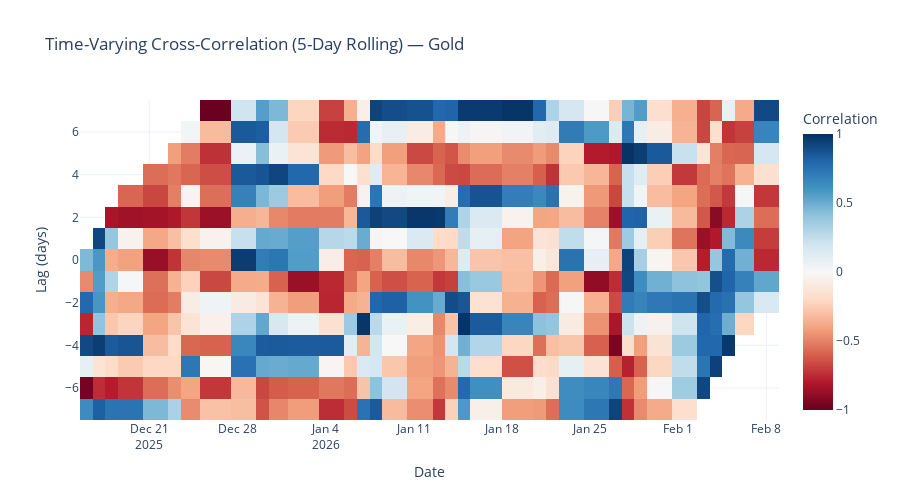
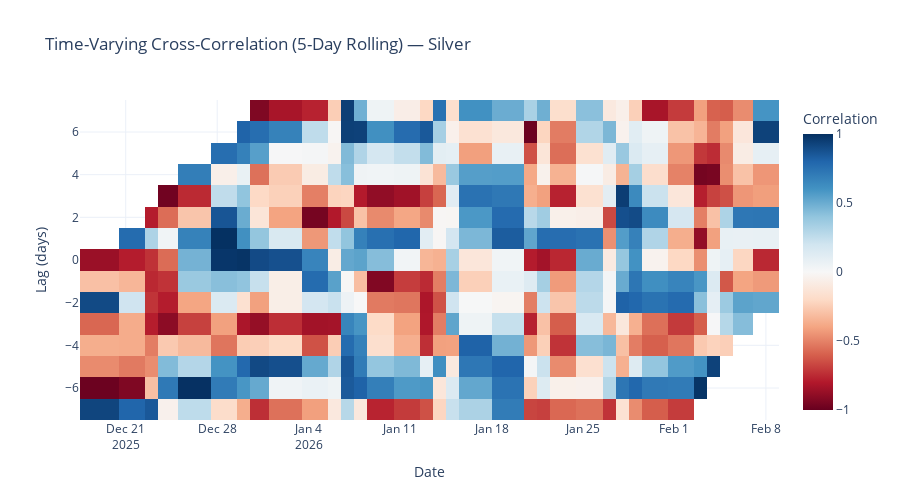
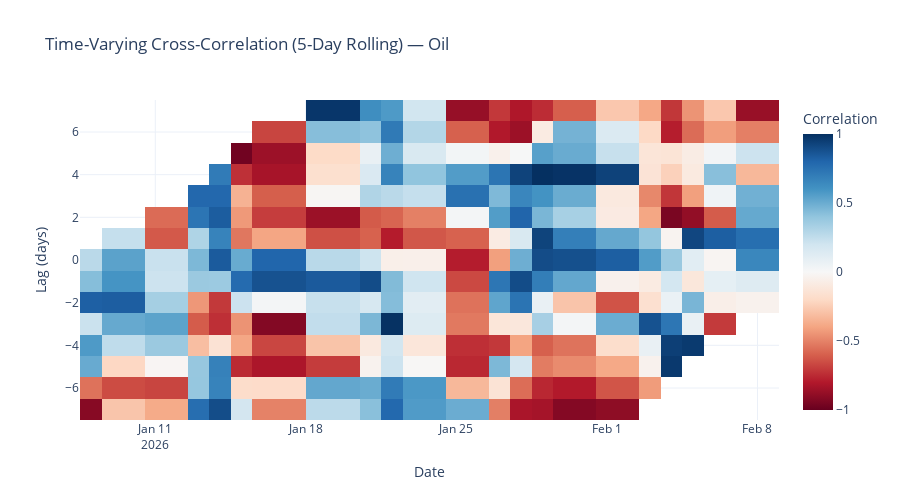
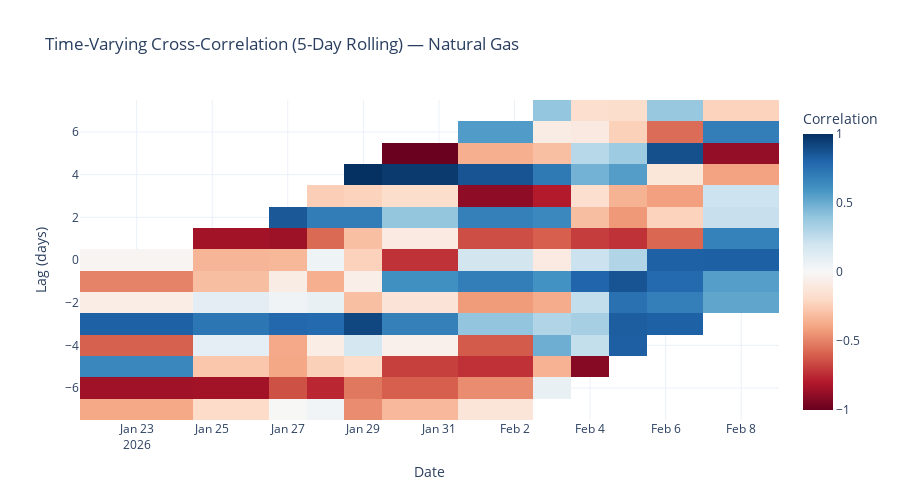

Notebook source saved alongside these figures, in order:
### Markdown cell above
### 3B. Time-Varying Heatmap

Rolling 5-day correlation between DeFi and TradFi volumes at each lag,  
showing how the lead/lag relationship evolves over time.

### Code cell
WINDOW_5D = 5  # 5 days
MIN_PERIODS_5D = 3  # require at least 3 days

for asset, df in data.items():
    overlap = df.dropna(subset=["defi_notional_usd", "tradfi_notional_usd"]).copy().reset_index(drop=True)

    if len(overlap) < 10:
        print(f"{asset}: only {len(overlap)} overlapping days — skipping heatmap")
        continue

    corr_matrix = pd.DataFrame(index=overlap["time"])
    for lag in LAGS:
        shifted = overlap["defi_notional_usd"].shift(lag)
        rolling_corr = shifted.rolling(WINDOW_5D, min_periods=MIN_PERIODS_5D).corr(overlap["tradfi_notional_usd"])
        corr_matrix[lag] = rolling_corr.values

    # drop rows where all lags are NaN (early window warmup)
    corr_matrix = corr_matrix.dropna(how="all")

    if len(corr_matrix) == 0:
        print(f"{asset}: insufficient data for heatmap")
        continue

    fig = go.Figure(data=go.Heatmap(
        z=corr_matrix.values.T,
        x=corr_matrix.index,
        y=list(LAGS),
        colorscale="RdBu",
        zmin=-1, zmax=1,
        colorbar_title="Correlation",
    ))
    fig.update_layout(
        title=f"Time-Varying Cross-Correlation (5-Day Rolling) — {asset}",
        xaxis_title="Date",
        yaxis_title="Lag (days)",
        template="plotly_white",
        height=500,
    )
    fig.show()

### Figure 1 — Plotly figure (JSON) as saved in the notebook; plotly's stock layout.template omitted (floating-point values rounded to 4 significant figures; data arrays with more than 128 entries replaced by an {"elided": "..."} marker saying what was removed)
{"data": [{"colorbar": {"title": {"text": "Correlation"}}, "colorscale": [[0, "rgb(103,0,31)"], [0.1, "rgb(178,24,43)"], [0.2, "rgb(214,96,77)"], [0.3, "rgb(244,165,130)"], [0.4, "rgb(253,219,199)"], [0.5, "rgb(247,247,247)"], [0.6, "rgb(209,229,240)"], [0.7, "rgb(146,197,222)"], [0.8, "rgb(67,147,195)"], [0.9, "rgb(33,102,172)"], [1, "rgb(5,48,97)"]], "type": "heatmap", "x": ["2025-12-16T00:00:00.000000000", "2025-12-17T00:00:00.000000000", "2025-12-18T00:00:00.000000000", "2025-12-19T00:00:00.000000000", "2025-12-22T00:00:00.000000000", "2025-12-23T00:00:00.000000000", "2025-12-24T00:00:00.000000000", "2025-12-26T00:00:00.000000000", "2025-12-29T00:00:00.000000000", "2025-12-30T00:00:00.000000000", "2025-12-31T00:00:00.000000000", "2026-01-02T00:00:00.000000000", "2026-01-05T00:00:00.000000000", "2026-01-06T00:00:00.000000000", "2026-01-07T00:00:00.000000000", "2026-01-08T00:00:00.000000000", "2026-01-09T00:00:00.000000000", "2026-01-12T00:00:00.000000000", "2026-01-13T00:00:00.000000000", "2026-01-14T00:00:00.000000000", "2026-01-15T00:00:00.000000000", "2026-01-16T00:00:00.000000000", "2026-01-20T00:00:00.000000000", "2026-01-21T00:00:00.000000000", "2026-01-22T00:00:00.000000000", "2026-01-23T00:00:00.000000000", "2026-01-26T00:00:00.000000000", "2026-01-27T00:00:00.000000000", "2026-01-28T00:00:00.000000000", "2026-01-29T00:00:00.000000000", "2026-01-30T00:00:00.000000000", "2026-02-02T00:00:00.000000000", "2026-02-03T00:00:00.000000000", "2026-02-04T00:00:00.000000000", "2026-02-05T00:00:00.000000000", "2026-02-06T00:00:00.000000000", "2026-02-08T00:00:00.000000000"], "y": [-7, -6, -5, -4, -3, -2, -1, 0, 1, 2, 3, 4, 5, 6, 7], "z": {"elided": "15x37 float values"}, "zmax": 1, "zmin": -1}], "layout": {"height": 500, "title": {"text": "Time-Varying Cross-Correlation (5-Day Rolling) — Gold"}, "xaxis": {"title": {"text": "Date"}}, "yaxis": {"title": {"text": "Lag (days)"}}}}

### Figure 2 — Plotly figure (JSON) as saved in the notebook; plotly's stock layout.template omitted (floating-point values rounded to 4 significant figures; data arrays with more than 128 entries replaced by an {"elided": "..."} marker saying what was removed)
{"data": [{"colorbar": {"title": {"text": "Correlation"}}, "colorscale": [[0, "rgb(103,0,31)"], [0.1, "rgb(178,24,43)"], [0.2, "rgb(214,96,77)"], [0.3, "rgb(244,165,130)"], [0.4, "rgb(253,219,199)"], [0.5, "rgb(247,247,247)"], [0.6, "rgb(209,229,240)"], [0.7, "rgb(146,197,222)"], [0.8, "rgb(67,147,195)"], [0.9, "rgb(33,102,172)"], [1, "rgb(5,48,97)"]], "type": "heatmap", "x": ["2025-12-19T00:00:00.000000000", "2025-12-22T00:00:00.000000000", "2025-12-23T00:00:00.000000000", "2025-12-24T00:00:00.000000000", "2025-12-26T00:00:00.000000000", "2025-12-29T00:00:00.000000000", "2025-12-30T00:00:00.000000000", "2025-12-31T00:00:00.000000000", "2026-01-02T00:00:00.000000000", "2026-01-05T00:00:00.000000000", "2026-01-06T00:00:00.000000000", "2026-01-07T00:00:00.000000000", "2026-01-08T00:00:00.000000000", "2026-01-09T00:00:00.000000000", "2026-01-12T00:00:00.000000000", "2026-01-13T00:00:00.000000000", "2026-01-14T00:00:00.000000000", "2026-01-15T00:00:00.000000000", "2026-01-16T00:00:00.000000000", "2026-01-20T00:00:00.000000000", "2026-01-21T00:00:00.000000000", "2026-01-22T00:00:00.000000000", "2026-01-23T00:00:00.000000000", "2026-01-26T00:00:00.000000000", "2026-01-27T00:00:00.000000000", "2026-01-28T00:00:00.000000000", "2026-01-29T00:00:00.000000000", "2026-01-30T00:00:00.000000000", "2026-02-02T00:00:00.000000000", "2026-02-03T00:00:00.000000000", "2026-02-04T00:00:00.000000000", "2026-02-05T00:00:00.000000000", "2026-02-06T00:00:00.000000000", "2026-02-08T00:00:00.000000000"], "y": [-7, -6, -5, -4, -3, -2, -1, 0, 1, 2, 3, 4, 5, 6, 7], "z": {"elided": "15x34 float values"}, "zmax": 1, "zmin": -1}], "layout": {"height": 500, "title": {"text": "Time-Varying Cross-Correlation (5-Day Rolling) — Silver"}, "xaxis": {"title": {"text": "Date"}}, "yaxis": {"title": {"text": "Lag (days)"}}}}

### Figure 3 — Plotly figure (JSON) as saved in the notebook; plotly's stock layout.template omitted (floating-point values rounded to 4 significant figures; data arrays with more than 128 entries replaced by an {"elided": "..."} marker saying what was removed)
{"data": [{"colorbar": {"title": {"text": "Correlation"}}, "colorscale": [[0, "rgb(103,0,31)"], [0.1, "rgb(178,24,43)"], [0.2, "rgb(214,96,77)"], [0.3, "rgb(244,165,130)"], [0.4, "rgb(253,219,199)"], [0.5, "rgb(247,247,247)"], [0.6, "rgb(209,229,240)"], [0.7, "rgb(146,197,222)"], [0.8, "rgb(67,147,195)"], [0.9, "rgb(33,102,172)"], [1, "rgb(5,48,97)"]], "type": "heatmap", "x": ["2026-01-08T00:00:00.000000000", "2026-01-09T00:00:00.000000000", "2026-01-12T00:00:00.000000000", "2026-01-13T00:00:00.000000000", "2026-01-14T00:00:00.000000000", "2026-01-15T00:00:00.000000000", "2026-01-16T00:00:00.000000000", "2026-01-20T00:00:00.000000000", "2026-01-21T00:00:00.000000000", "2026-01-22T00:00:00.000000000", "2026-01-23T00:00:00.000000000", "2026-01-26T00:00:00.000000000", "2026-01-27T00:00:00.000000000", "2026-01-28T00:00:00.000000000", "2026-01-29T00:00:00.000000000", "2026-01-30T00:00:00.000000000", "2026-02-02T00:00:00.000000000", "2026-02-03T00:00:00.000000000", "2026-02-04T00:00:00.000000000", "2026-02-05T00:00:00.000000000", "2026-02-06T00:00:00.000000000", "2026-02-08T00:00:00.000000000"], "y": [-7, -6, -5, -4, -3, -2, -1, 0, 1, 2, 3, 4, 5, 6, 7], "z": {"elided": "15x22 float values"}, "zmax": 1, "zmin": -1}], "layout": {"height": 500, "title": {"text": "Time-Varying Cross-Correlation (5-Day Rolling) — Oil"}, "xaxis": {"title": {"text": "Date"}}, "yaxis": {"title": {"text": "Lag (days)"}}}}

### Figure 4 — Plotly figure (JSON) as saved in the notebook; plotly's stock layout.template omitted (floating-point values rounded to 4 significant figures; data arrays with more than 128 entries replaced by an {"elided": "..."} marker saying what was removed)
{"data": [{"colorbar": {"title": {"text": "Correlation"}}, "colorscale": [[0, "rgb(103,0,31)"], [0.1, "rgb(178,24,43)"], [0.2, "rgb(214,96,77)"], [0.3, "rgb(244,165,130)"], [0.4, "rgb(253,219,199)"], [0.5, "rgb(247,247,247)"], [0.6, "rgb(209,229,240)"], [0.7, "rgb(146,197,222)"], [0.8, "rgb(67,147,195)"], [0.9, "rgb(33,102,172)"], [1, "rgb(5,48,97)"]], "type": "heatmap", "x": ["2026-01-23T00:00:00.000000000", "2026-01-26T00:00:00.000000000", "2026-01-27T00:00:00.000000000", "2026-01-28T00:00:00.000000000", "2026-01-29T00:00:00.000000000", "2026-01-30T00:00:00.000000000", "2026-02-02T00:00:00.000000000", "2026-02-03T00:00:00.000000000", "2026-02-04T00:00:00.000000000", "2026-02-05T00:00:00.000000000", "2026-02-06T00:00:00.000000000", "2026-02-08T00:00:00.000000000"], "y": [-7, -6, -5, -4, -3, -2, -1, 0, 1, 2, 3, 4, 5, 6, 7], "z": {"elided": "15x12 float values"}, "zmax": 1, "zmin": -1}], "layout": {"height": 500, "title": {"text": "Time-Varying Cross-Correlation (5-Day Rolling) — Natural Gas"}, "xaxis": {"title": {"text": "Date"}}, "yaxis": {"title": {"text": "Lag (days)"}}}}
